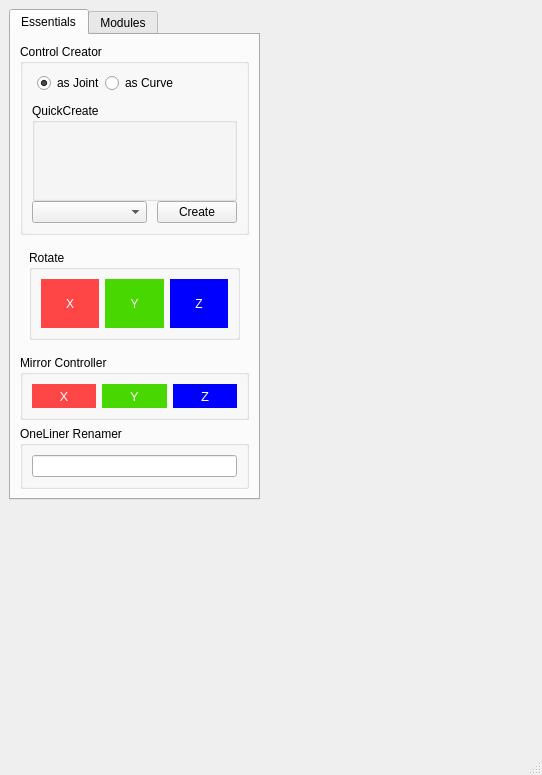
<?xml version="1.0" encoding="UTF-8"?>
<ui version="4.0">
 <class>MainWindow</class>
 <widget class="QMainWindow" name="MainWindow">
  <property name="geometry">
   <rect>
    <x>0</x>
    <y>0</y>
    <width>542</width>
    <height>775</height>
   </rect>
  </property>
  <property name="sizePolicy">
   <sizepolicy hsizetype="MinimumExpanding" vsizetype="MinimumExpanding">
    <horstretch>0</horstretch>
    <verstretch>0</verstretch>
   </sizepolicy>
  </property>
  <property name="focusPolicy">
   <enum>Qt::NoFocus</enum>
  </property>
  <property name="contextMenuPolicy">
   <enum>Qt::DefaultContextMenu</enum>
  </property>
  <property name="acceptDrops">
   <bool>false</bool>
  </property>
  <property name="windowTitle">
   <string>R.U.S.A.K.</string>
  </property>
  <widget class="QWidget" name="centralwidget">
   <widget class="QTabWidget" name="tabWidget">
    <property name="geometry">
     <rect>
      <x>9</x>
      <y>9</y>
      <width>251</width>
      <height>491</height>
     </rect>
    </property>
    <property name="currentIndex">
     <number>0</number>
    </property>
    <widget class="QWidget" name="tab_essential">
     <attribute name="title">
      <string>Essentials</string>
     </attribute>
     <layout class="QVBoxLayout" name="verticalLayout_4">
      <item>
       <widget class="QGroupBox" name="createControlGrp">
        <property name="sizePolicy">
         <sizepolicy hsizetype="Minimum" vsizetype="Fixed">
          <horstretch>0</horstretch>
          <verstretch>0</verstretch>
         </sizepolicy>
        </property>
        <property name="title">
         <string>Control Creator</string>
        </property>
        <layout class="QVBoxLayout" name="verticalLayout_3">
         <item>
          <layout class="QVBoxLayout" name="verticalLayout">
           <property name="spacing">
            <number>0</number>
           </property>
           <property name="sizeConstraint">
            <enum>QLayout::SetDefaultConstraint</enum>
           </property>
           <property name="bottomMargin">
            <number>0</number>
           </property>
           <item>
            <layout class="QVBoxLayout" name="verticalLayout_2">
             <property name="sizeConstraint">
              <enum>QLayout::SetDefaultConstraint</enum>
             </property>
             <item>
              <layout class="QHBoxLayout" name="horizontalLayout" stretch="0,0,0">
               <property name="sizeConstraint">
                <enum>QLayout::SetMinimumSize</enum>
               </property>
               <property name="leftMargin">
                <number>5</number>
               </property>
               <property name="rightMargin">
                <number>20</number>
               </property>
               <property name="bottomMargin">
                <number>10</number>
               </property>
               <item>
                <widget class="QRadioButton" name="asJnt">
                 <property name="sizePolicy">
                  <sizepolicy hsizetype="Fixed" vsizetype="Fixed">
                   <horstretch>0</horstretch>
                   <verstretch>0</verstretch>
                  </sizepolicy>
                 </property>
                 <property name="text">
                  <string>as Joint</string>
                 </property>
                 <property name="checked">
                  <bool>true</bool>
                 </property>
                </widget>
               </item>
               <item>
                <widget class="QRadioButton" name="asCrv">
                 <property name="sizePolicy">
                  <sizepolicy hsizetype="Fixed" vsizetype="Fixed">
                   <horstretch>0</horstretch>
                   <verstretch>0</verstretch>
                  </sizepolicy>
                 </property>
                 <property name="text">
                  <string>as Curve</string>
                 </property>
                </widget>
               </item>
               <item>
                <spacer name="horizontalSpacer">
                 <property name="orientation">
                  <enum>Qt::Horizontal</enum>
                 </property>
                 <property name="sizeType">
                  <enum>QSizePolicy::Minimum</enum>
                 </property>
                 <property name="sizeHint" stdset="0">
                  <size>
                   <width>40</width>
                   <height>10</height>
                  </size>
                 </property>
                </spacer>
               </item>
              </layout>
             </item>
             <item>
              <widget class="QGroupBox" name="groupBox">
               <property name="sizePolicy">
                <sizepolicy hsizetype="Preferred" vsizetype="Fixed">
                 <horstretch>0</horstretch>
                 <verstretch>0</verstretch>
                </sizepolicy>
               </property>
               <property name="title">
                <string>QuickCreate</string>
               </property>
               <layout class="QHBoxLayout" name="horizontalLayout_3">
                <property name="topMargin">
                 <number>20</number>
                </property>
                <property name="bottomMargin">
                 <number>20</number>
                </property>
                <item>
                 <layout class="QGridLayout" name="gridLayout">
                  <property name="sizeConstraint">
                   <enum>QLayout::SetFixedSize</enum>
                  </property>
                  <item row="1" column="1">
                   <widget class="QPushButton" name="shp_CrossArrow">
                    <property name="focusPolicy">
                     <enum>Qt::NoFocus</enum>
                    </property>
                    <property name="contextMenuPolicy">
                     <enum>Qt::DefaultContextMenu</enum>
                    </property>
                    <property name="autoFillBackground">
                     <bool>false</bool>
                    </property>
                    <property name="text">
                     <string/>
                    </property>
                    <property name="icon">
                     <iconset resource="icons/icons.qrc">
                      <normaloff>:/icon/crossArrow.png</normaloff>:/icon/crossArrow.png</iconset>
                    </property>
                    <property name="iconSize">
                     <size>
                      <width>20</width>
                      <height>20</height>
                     </size>
                    </property>
                    <property name="checkable">
                     <bool>false</bool>
                    </property>
                    <property name="checked">
                     <bool>false</bool>
                    </property>
                    <property name="flat">
                     <bool>true</bool>
                    </property>
                   </widget>
                  </item>
                  <item row="1" column="0">
                   <widget class="QPushButton" name="shp_Arrow">
                    <property name="focusPolicy">
                     <enum>Qt::NoFocus</enum>
                    </property>
                    <property name="contextMenuPolicy">
                     <enum>Qt::DefaultContextMenu</enum>
                    </property>
                    <property name="autoFillBackground">
                     <bool>false</bool>
                    </property>
                    <property name="text">
                     <string/>
                    </property>
                    <property name="icon">
                     <iconset resource="icons/icons.qrc">
                      <normaloff>:/icon/arrowDouble.png</normaloff>:/icon/arrowDouble.png</iconset>
                    </property>
                    <property name="iconSize">
                     <size>
                      <width>20</width>
                      <height>20</height>
                     </size>
                    </property>
                    <property name="checkable">
                     <bool>false</bool>
                    </property>
                    <property name="checked">
                     <bool>false</bool>
                    </property>
                    <property name="flat">
                     <bool>true</bool>
                    </property>
                   </widget>
                  </item>
                  <item row="1" column="4">
                   <widget class="QPushButton" name="shp_Needle">
                    <property name="focusPolicy">
                     <enum>Qt::NoFocus</enum>
                    </property>
                    <property name="contextMenuPolicy">
                     <enum>Qt::DefaultContextMenu</enum>
                    </property>
                    <property name="autoFillBackground">
                     <bool>false</bool>
                    </property>
                    <property name="text">
                     <string/>
                    </property>
                    <property name="icon">
                     <iconset resource="icons/icons.qrc">
                      <normaloff>:/icon/needle.png</normaloff>:/icon/needle.png</iconset>
                    </property>
                    <property name="iconSize">
                     <size>
                      <width>20</width>
                      <height>20</height>
                     </size>
                    </property>
                    <property name="checkable">
                     <bool>false</bool>
                    </property>
                    <property name="checked">
                     <bool>false</bool>
                    </property>
                    <property name="flat">
                     <bool>true</bool>
                    </property>
                   </widget>
                  </item>
                  <item row="1" column="2">
                   <widget class="QPushButton" name="shp_ArrowBent">
                    <property name="focusPolicy">
                     <enum>Qt::NoFocus</enum>
                    </property>
                    <property name="contextMenuPolicy">
                     <enum>Qt::DefaultContextMenu</enum>
                    </property>
                    <property name="autoFillBackground">
                     <bool>false</bool>
                    </property>
                    <property name="text">
                     <string/>
                    </property>
                    <property name="icon">
                     <iconset resource="icons/icons.qrc">
                      <normaloff>:/icon/arrowBent.png</normaloff>:/icon/arrowBent.png</iconset>
                    </property>
                    <property name="iconSize">
                     <size>
                      <width>20</width>
                      <height>20</height>
                     </size>
                    </property>
                    <property name="checkable">
                     <bool>false</bool>
                    </property>
                    <property name="checked">
                     <bool>false</bool>
                    </property>
                    <property name="flat">
                     <bool>true</bool>
                    </property>
                   </widget>
                  </item>
                  <item row="1" column="3">
                   <widget class="QPushButton" name="shp_CrossArrowBent">
                    <property name="focusPolicy">
                     <enum>Qt::NoFocus</enum>
                    </property>
                    <property name="contextMenuPolicy">
                     <enum>Qt::DefaultContextMenu</enum>
                    </property>
                    <property name="autoFillBackground">
                     <bool>false</bool>
                    </property>
                    <property name="text">
                     <string/>
                    </property>
                    <property name="icon">
                     <iconset resource="icons/icons.qrc">
                      <normaloff>:/icon/crossArrowBent.png</normaloff>:/icon/crossArrowBent.png</iconset>
                    </property>
                    <property name="iconSize">
                     <size>
                      <width>20</width>
                      <height>20</height>
                     </size>
                    </property>
                    <property name="checkable">
                     <bool>false</bool>
                    </property>
                    <property name="checked">
                     <bool>false</bool>
                    </property>
                    <property name="flat">
                     <bool>true</bool>
                    </property>
                   </widget>
                  </item>
                  <item row="0" column="0">
                   <widget class="QPushButton" name="shp_Circle">
                    <property name="focusPolicy">
                     <enum>Qt::NoFocus</enum>
                    </property>
                    <property name="contextMenuPolicy">
                     <enum>Qt::DefaultContextMenu</enum>
                    </property>
                    <property name="autoFillBackground">
                     <bool>false</bool>
                    </property>
                    <property name="text">
                     <string/>
                    </property>
                    <property name="icon">
                     <iconset resource="icons/icons.qrc">
                      <normaloff>:/icon/circle.png</normaloff>:/icon/circle.png</iconset>
                    </property>
                    <property name="iconSize">
                     <size>
                      <width>20</width>
                      <height>20</height>
                     </size>
                    </property>
                    <property name="checkable">
                     <bool>false</bool>
                    </property>
                    <property name="checked">
                     <bool>false</bool>
                    </property>
                    <property name="flat">
                     <bool>true</bool>
                    </property>
                   </widget>
                  </item>
                  <item row="0" column="1">
                   <widget class="QPushButton" name="shp_Square">
                    <property name="focusPolicy">
                     <enum>Qt::NoFocus</enum>
                    </property>
                    <property name="contextMenuPolicy">
                     <enum>Qt::DefaultContextMenu</enum>
                    </property>
                    <property name="autoFillBackground">
                     <bool>false</bool>
                    </property>
                    <property name="text">
                     <string/>
                    </property>
                    <property name="icon">
                     <iconset resource="icons/icons.qrc">
                      <normaloff>:/icon/square.png</normaloff>:/icon/square.png</iconset>
                    </property>
                    <property name="iconSize">
                     <size>
                      <width>20</width>
                      <height>20</height>
                     </size>
                    </property>
                    <property name="checkable">
                     <bool>false</bool>
                    </property>
                    <property name="checked">
                     <bool>false</bool>
                    </property>
                    <property name="flat">
                     <bool>true</bool>
                    </property>
                   </widget>
                  </item>
                  <item row="0" column="4">
                   <widget class="QPushButton" name="shp_Cross">
                    <property name="focusPolicy">
                     <enum>Qt::NoFocus</enum>
                    </property>
                    <property name="contextMenuPolicy">
                     <enum>Qt::DefaultContextMenu</enum>
                    </property>
                    <property name="autoFillBackground">
                     <bool>false</bool>
                    </property>
                    <property name="text">
                     <string/>
                    </property>
                    <property name="icon">
                     <iconset resource="icons/icons.qrc">
                      <normaloff>:/icon/cross.png</normaloff>:/icon/cross.png</iconset>
                    </property>
                    <property name="iconSize">
                     <size>
                      <width>20</width>
                      <height>20</height>
                     </size>
                    </property>
                    <property name="checkable">
                     <bool>false</bool>
                    </property>
                    <property name="checked">
                     <bool>false</bool>
                    </property>
                    <property name="flat">
                     <bool>true</bool>
                    </property>
                   </widget>
                  </item>
                  <item row="0" column="2">
                   <widget class="QPushButton" name="shp_Sphere">
                    <property name="focusPolicy">
                     <enum>Qt::NoFocus</enum>
                    </property>
                    <property name="contextMenuPolicy">
                     <enum>Qt::DefaultContextMenu</enum>
                    </property>
                    <property name="autoFillBackground">
                     <bool>false</bool>
                    </property>
                    <property name="text">
                     <string/>
                    </property>
                    <property name="icon">
                     <iconset resource="icons/icons.qrc">
                      <normaloff>:/icon/sphere.png</normaloff>:/icon/sphere.png</iconset>
                    </property>
                    <property name="iconSize">
                     <size>
                      <width>20</width>
                      <height>20</height>
                     </size>
                    </property>
                    <property name="checkable">
                     <bool>false</bool>
                    </property>
                    <property name="checked">
                     <bool>false</bool>
                    </property>
                    <property name="flat">
                     <bool>true</bool>
                    </property>
                   </widget>
                  </item>
                  <item row="0" column="3">
                   <widget class="QPushButton" name="shp_Box">
                    <property name="focusPolicy">
                     <enum>Qt::NoFocus</enum>
                    </property>
                    <property name="contextMenuPolicy">
                     <enum>Qt::DefaultContextMenu</enum>
                    </property>
                    <property name="autoFillBackground">
                     <bool>false</bool>
                    </property>
                    <property name="text">
                     <string/>
                    </property>
                    <property name="icon">
                     <iconset resource="icons/icons.qrc">
                      <normaloff>:/icon/box.png</normaloff>:/icon/box.png</iconset>
                    </property>
                    <property name="iconSize">
                     <size>
                      <width>20</width>
                      <height>20</height>
                     </size>
                    </property>
                    <property name="checkable">
                     <bool>false</bool>
                    </property>
                    <property name="checked">
                     <bool>false</bool>
                    </property>
                    <property name="flat">
                     <bool>true</bool>
                    </property>
                   </widget>
                  </item>
                 </layout>
                </item>
               </layout>
              </widget>
             </item>
            </layout>
           </item>
           <item>
            <layout class="QHBoxLayout" name="horizontalLayout_2">
             <property name="spacing">
              <number>10</number>
             </property>
             <property name="sizeConstraint">
              <enum>QLayout::SetDefaultConstraint</enum>
             </property>
             <item>
              <widget class="QComboBox" name="comboBox">
               <property name="sizePolicy">
                <sizepolicy hsizetype="MinimumExpanding" vsizetype="Fixed">
                 <horstretch>0</horstretch>
                 <verstretch>0</verstretch>
                </sizepolicy>
               </property>
               <property name="minimumSize">
                <size>
                 <width>0</width>
                 <height>0</height>
                </size>
               </property>
              </widget>
             </item>
             <item>
              <widget class="QPushButton" name="btn_createCtl">
               <property name="sizePolicy">
                <sizepolicy hsizetype="Minimum" vsizetype="Fixed">
                 <horstretch>0</horstretch>
                 <verstretch>0</verstretch>
                </sizepolicy>
               </property>
               <property name="text">
                <string>Create</string>
               </property>
              </widget>
             </item>
            </layout>
           </item>
          </layout>
         </item>
        </layout>
       </widget>
      </item>
      <item>
       <widget class="QStackedWidget" name="stackedWidget">
        <property name="currentIndex">
         <number>1</number>
        </property>
        <widget class="QWidget" name="page">
         <layout class="QVBoxLayout" name="verticalLayout_7">
          <item>
           <widget class="QGroupBox" name="colorGrp">
            <property name="title">
             <string>Color Picker</string>
            </property>
            <layout class="QGridLayout" name="gridLayout_3">
             <property name="horizontalSpacing">
              <number>1</number>
             </property>
             <property name="bottomMargin">
              <number>9</number>
             </property>
             <item row="0" column="4">
              <widget class="QPushButton" name="col_purple">
               <property name="sizePolicy">
                <sizepolicy hsizetype="Preferred" vsizetype="Fixed">
                 <horstretch>0</horstretch>
                 <verstretch>10</verstretch>
                </sizepolicy>
               </property>
               <property name="minimumSize">
                <size>
                 <width>0</width>
                 <height>15</height>
                </size>
               </property>
               <property name="focusPolicy">
                <enum>Qt::NoFocus</enum>
               </property>
               <property name="styleSheet">
                <string notr="true">background-color: rgb(170, 0, 255);
border: 0px;</string>
               </property>
               <property name="text">
                <string/>
               </property>
              </widget>
             </item>
             <item row="0" column="5">
              <widget class="QPushButton" name="col_yellow">
               <property name="sizePolicy">
                <sizepolicy hsizetype="Preferred" vsizetype="Fixed">
                 <horstretch>0</horstretch>
                 <verstretch>10</verstretch>
                </sizepolicy>
               </property>
               <property name="minimumSize">
                <size>
                 <width>0</width>
                 <height>15</height>
                </size>
               </property>
               <property name="focusPolicy">
                <enum>Qt::NoFocus</enum>
               </property>
               <property name="styleSheet">
                <string notr="true">background-color: rgb(255, 255, 0);
border: 0px;</string>
               </property>
               <property name="text">
                <string/>
               </property>
              </widget>
             </item>
             <item row="0" column="3">
              <widget class="QPushButton" name="col_cyan">
               <property name="sizePolicy">
                <sizepolicy hsizetype="Preferred" vsizetype="Fixed">
                 <horstretch>0</horstretch>
                 <verstretch>10</verstretch>
                </sizepolicy>
               </property>
               <property name="minimumSize">
                <size>
                 <width>0</width>
                 <height>15</height>
                </size>
               </property>
               <property name="styleSheet">
                <string notr="true">background-color: cyan;
border: 0px;</string>
               </property>
               <property name="text">
                <string/>
               </property>
              </widget>
             </item>
             <item row="0" column="1">
              <widget class="QPushButton" name="col_blue">
               <property name="sizePolicy">
                <sizepolicy hsizetype="Preferred" vsizetype="Fixed">
                 <horstretch>0</horstretch>
                 <verstretch>10</verstretch>
                </sizepolicy>
               </property>
               <property name="minimumSize">
                <size>
                 <width>0</width>
                 <height>15</height>
                </size>
               </property>
               <property name="styleSheet">
                <string notr="true">background-color: rgb(0, 85, 255);
border: 0px;</string>
               </property>
               <property name="text">
                <string/>
               </property>
              </widget>
             </item>
             <item row="0" column="2">
              <widget class="QPushButton" name="col_green">
               <property name="sizePolicy">
                <sizepolicy hsizetype="Preferred" vsizetype="Fixed">
                 <horstretch>0</horstretch>
                 <verstretch>10</verstretch>
                </sizepolicy>
               </property>
               <property name="minimumSize">
                <size>
                 <width>0</width>
                 <height>15</height>
                </size>
               </property>
               <property name="focusPolicy">
                <enum>Qt::NoFocus</enum>
               </property>
               <property name="styleSheet">
                <string notr="true">background-color: rgb(0, 255, 0);
border: 0px;</string>
               </property>
               <property name="text">
                <string/>
               </property>
              </widget>
             </item>
             <item row="0" column="0">
              <widget class="QPushButton" name="col_red">
               <property name="sizePolicy">
                <sizepolicy hsizetype="Preferred" vsizetype="Fixed">
                 <horstretch>0</horstretch>
                 <verstretch>10</verstretch>
                </sizepolicy>
               </property>
               <property name="minimumSize">
                <size>
                 <width>0</width>
                 <height>15</height>
                </size>
               </property>
               <property name="focusPolicy">
                <enum>Qt::NoFocus</enum>
               </property>
               <property name="autoFillBackground">
                <bool>false</bool>
               </property>
               <property name="styleSheet">
                <string notr="true">background-color:red;
border: 0px;</string>
               </property>
               <property name="text">
                <string/>
               </property>
               <property name="default">
                <bool>false</bool>
               </property>
               <property name="flat">
                <bool>false</bool>
               </property>
              </widget>
             </item>
             <item row="1" column="1">
              <widget class="QPushButton" name="col_white">
               <property name="sizePolicy">
                <sizepolicy hsizetype="Preferred" vsizetype="Fixed">
                 <horstretch>0</horstretch>
                 <verstretch>10</verstretch>
                </sizepolicy>
               </property>
               <property name="minimumSize">
                <size>
                 <width>0</width>
                 <height>15</height>
                </size>
               </property>
               <property name="styleSheet">
                <string notr="true">background-color: white;
border: 0px;</string>
               </property>
               <property name="text">
                <string/>
               </property>
              </widget>
             </item>
             <item row="1" column="0">
              <widget class="QPushButton" name="col_black">
               <property name="sizePolicy">
                <sizepolicy hsizetype="Preferred" vsizetype="Fixed">
                 <horstretch>0</horstretch>
                 <verstretch>10</verstretch>
                </sizepolicy>
               </property>
               <property name="minimumSize">
                <size>
                 <width>0</width>
                 <height>15</height>
                </size>
               </property>
               <property name="styleSheet">
                <string notr="true">background-color: black;
border: 0px;</string>
               </property>
               <property name="text">
                <string/>
               </property>
              </widget>
             </item>
             <item row="1" column="2">
              <widget class="QPushButton" name="col_blue2">
               <property name="sizePolicy">
                <sizepolicy hsizetype="Preferred" vsizetype="Fixed">
                 <horstretch>0</horstretch>
                 <verstretch>10</verstretch>
                </sizepolicy>
               </property>
               <property name="minimumSize">
                <size>
                 <width>0</width>
                 <height>15</height>
                </size>
               </property>
               <property name="focusPolicy">
                <enum>Qt::NoFocus</enum>
               </property>
               <property name="styleSheet">
                <string notr="true">background-color: blue;
border: 0px;</string>
               </property>
               <property name="text">
                <string/>
               </property>
              </widget>
             </item>
             <item row="1" column="3">
              <widget class="QPushButton" name="col_green2">
               <property name="sizePolicy">
                <sizepolicy hsizetype="Preferred" vsizetype="Fixed">
                 <horstretch>0</horstretch>
                 <verstretch>10</verstretch>
                </sizepolicy>
               </property>
               <property name="minimumSize">
                <size>
                 <width>0</width>
                 <height>15</height>
                </size>
               </property>
               <property name="styleSheet">
                <string notr="true">background-color:rgb(61, 122, 90);
border: 0px;</string>
               </property>
               <property name="text">
                <string/>
               </property>
              </widget>
             </item>
             <item row="1" column="4">
              <widget class="QPushButton" name="col_pink">
               <property name="sizePolicy">
                <sizepolicy hsizetype="Preferred" vsizetype="Fixed">
                 <horstretch>0</horstretch>
                 <verstretch>10</verstretch>
                </sizepolicy>
               </property>
               <property name="minimumSize">
                <size>
                 <width>0</width>
                 <height>15</height>
                </size>
               </property>
               <property name="focusPolicy">
                <enum>Qt::NoFocus</enum>
               </property>
               <property name="styleSheet">
                <string notr="true">background-color:rgb(255, 85, 255);
border: 0px;</string>
               </property>
               <property name="text">
                <string/>
               </property>
              </widget>
             </item>
             <item row="1" column="5">
              <widget class="QPushButton" name="col_brown">
               <property name="sizePolicy">
                <sizepolicy hsizetype="Preferred" vsizetype="Fixed">
                 <horstretch>0</horstretch>
                 <verstretch>10</verstretch>
                </sizepolicy>
               </property>
               <property name="minimumSize">
                <size>
                 <width>0</width>
                 <height>15</height>
                </size>
               </property>
               <property name="styleSheet">
                <string notr="true">background-color: brown;
border: 0px;</string>
               </property>
               <property name="text">
                <string/>
               </property>
              </widget>
             </item>
            </layout>
           </widget>
          </item>
         </layout>
        </widget>
        <widget class="QWidget" name="page_2">
         <layout class="QVBoxLayout" name="verticalLayout_9">
          <item>
           <widget class="QGroupBox" name="rotateGrp">
            <property name="title">
             <string>Rotate</string>
            </property>
            <layout class="QHBoxLayout" name="horizontalLayout_7">
             <item>
              <widget class="QPushButton" name="btn_rotateX">
               <property name="sizePolicy">
                <sizepolicy hsizetype="Minimum" vsizetype="Minimum">
                 <horstretch>0</horstretch>
                 <verstretch>0</verstretch>
                </sizepolicy>
               </property>
               <property name="minimumSize">
                <size>
                 <width>0</width>
                 <height>26</height>
                </size>
               </property>
               <property name="styleSheet">
                <string notr="true">background-color: rgb(255, 70, 70);
color: white;
border: 0px;</string>
               </property>
               <property name="text">
                <string>X</string>
               </property>
              </widget>
             </item>
             <item>
              <widget class="QPushButton" name="btn_rotateY">
               <property name="sizePolicy">
                <sizepolicy hsizetype="Minimum" vsizetype="Minimum">
                 <horstretch>0</horstretch>
                 <verstretch>0</verstretch>
                </sizepolicy>
               </property>
               <property name="minimumSize">
                <size>
                 <width>0</width>
                 <height>26</height>
                </size>
               </property>
               <property name="styleSheet">
                <string notr="true">background-color: rgb(72, 216, 0);
color: white;
border: 0px;</string>
               </property>
               <property name="text">
                <string>Y</string>
               </property>
              </widget>
             </item>
             <item>
              <widget class="QPushButton" name="btn_rotateZ">
               <property name="sizePolicy">
                <sizepolicy hsizetype="Minimum" vsizetype="Minimum">
                 <horstretch>0</horstretch>
                 <verstretch>0</verstretch>
                </sizepolicy>
               </property>
               <property name="minimumSize">
                <size>
                 <width>0</width>
                 <height>26</height>
                </size>
               </property>
               <property name="styleSheet">
                <string notr="true">background-color: blue;
color: white;
border: 0px;</string>
               </property>
               <property name="text">
                <string>Z</string>
               </property>
              </widget>
             </item>
            </layout>
           </widget>
          </item>
         </layout>
        </widget>
        <widget class="QWidget" name="page_3">
         <layout class="QVBoxLayout" name="verticalLayout_10">
          <item>
           <widget class="QGroupBox" name="resizeGrp">
            <property name="title">
             <string>Resize</string>
            </property>
            <layout class="QVBoxLayout" name="verticalLayout_5">
             <item>
              <layout class="QHBoxLayout" name="horizontalLayout_4">
               <item>
                <widget class="QCheckBox" name="sizeX">
                 <property name="text">
                  <string>X</string>
                 </property>
                 <property name="checked">
                  <bool>true</bool>
                 </property>
                </widget>
               </item>
               <item>
                <widget class="QCheckBox" name="sizeY">
                 <property name="text">
                  <string>Y</string>
                 </property>
                 <property name="checked">
                  <bool>true</bool>
                 </property>
                </widget>
               </item>
               <item>
                <widget class="QCheckBox" name="sizeZ">
                 <property name="text">
                  <string>Z</string>
                 </property>
                 <property name="checked">
                  <bool>true</bool>
                 </property>
                </widget>
               </item>
              </layout>
             </item>
             <item>
              <layout class="QHBoxLayout" name="horizontalLayout_5">
               <item>
                <widget class="QLabel" name="label_resizeStep">
                 <property name="sizePolicy">
                  <sizepolicy hsizetype="Fixed" vsizetype="Preferred">
                   <horstretch>0</horstretch>
                   <verstretch>0</verstretch>
                  </sizepolicy>
                 </property>
                 <property name="text">
                  <string>Step: </string>
                 </property>
                </widget>
               </item>
               <item>
                <widget class="QDoubleSpinBox" name="doubleSpinBox">
                 <property name="decimals">
                  <number>1</number>
                 </property>
                 <property name="singleStep">
                  <double>0.200000000000000</double>
                 </property>
                 <property name="value">
                  <double>1.200000000000000</double>
                 </property>
                </widget>
               </item>
               <item>
                <widget class="QPushButton" name="btn_resize">
                 <property name="text">
                  <string>Resize</string>
                 </property>
                </widget>
               </item>
              </layout>
             </item>
            </layout>
           </widget>
          </item>
         </layout>
        </widget>
       </widget>
      </item>
      <item>
       <widget class="QGroupBox" name="mirrorGrp">
        <property name="title">
         <string>Mirror Controller</string>
        </property>
        <layout class="QHBoxLayout" name="horizontalLayout_6">
         <item>
          <widget class="QPushButton" name="btnMirrorX">
           <property name="sizePolicy">
            <sizepolicy hsizetype="Minimum" vsizetype="Minimum">
             <horstretch>0</horstretch>
             <verstretch>0</verstretch>
            </sizepolicy>
           </property>
           <property name="minimumSize">
            <size>
             <width>0</width>
             <height>24</height>
            </size>
           </property>
           <property name="font">
            <font>
             <family>Arial</family>
             <pointsize>10</pointsize>
             <weight>50</weight>
             <bold>false</bold>
            </font>
           </property>
           <property name="styleSheet">
            <string notr="true">background-color: rgb(255, 70, 70);
color: white;
border: 0px;</string>
           </property>
           <property name="text">
            <string>X</string>
           </property>
          </widget>
         </item>
         <item>
          <widget class="QPushButton" name="btn_mirrorY">
           <property name="sizePolicy">
            <sizepolicy hsizetype="Minimum" vsizetype="Minimum">
             <horstretch>0</horstretch>
             <verstretch>0</verstretch>
            </sizepolicy>
           </property>
           <property name="minimumSize">
            <size>
             <width>0</width>
             <height>24</height>
            </size>
           </property>
           <property name="font">
            <font>
             <family>Arial</family>
             <pointsize>10</pointsize>
             <weight>50</weight>
             <bold>false</bold>
            </font>
           </property>
           <property name="styleSheet">
            <string notr="true">background-color: rgb(72, 216, 0);
color: white;
border: 0px;</string>
           </property>
           <property name="text">
            <string>Y</string>
           </property>
          </widget>
         </item>
         <item>
          <widget class="QPushButton" name="btn_mirrorZ">
           <property name="sizePolicy">
            <sizepolicy hsizetype="Minimum" vsizetype="Minimum">
             <horstretch>0</horstretch>
             <verstretch>0</verstretch>
            </sizepolicy>
           </property>
           <property name="minimumSize">
            <size>
             <width>0</width>
             <height>24</height>
            </size>
           </property>
           <property name="font">
            <font>
             <family>Arial</family>
             <pointsize>10</pointsize>
             <weight>50</weight>
             <bold>false</bold>
            </font>
           </property>
           <property name="styleSheet">
            <string notr="true">background-color: blue;
color: white;
border: 0px;</string>
           </property>
           <property name="text">
            <string>Z</string>
           </property>
          </widget>
         </item>
        </layout>
       </widget>
      </item>
      <item>
       <widget class="QGroupBox" name="oneLinerGrp">
        <property name="title">
         <string>OneLiner Renamer</string>
        </property>
        <layout class="QVBoxLayout" name="verticalLayout_6">
         <item>
          <widget class="QLineEdit" name="oneLinerEdit"/>
         </item>
        </layout>
       </widget>
      </item>
     </layout>
     <zorder>createControlGrp</zorder>
     <zorder>createControlGrp</zorder>
     <zorder>mirrorGrp</zorder>
     <zorder>oneLinerGrp</zorder>
     <zorder>stackedWidget</zorder>
    </widget>
    <widget class="QWidget" name="tab_mod">
     <attribute name="title">
      <string>Modules</string>
     </attribute>
     <layout class="QVBoxLayout" name="verticalLayout_8">
      <item>
       <layout class="QHBoxLayout" name="horizontalLayout_8">
        <property name="leftMargin">
         <number>10</number>
        </property>
        <property name="rightMargin">
         <number>10</number>
        </property>
        <item>
         <widget class="QLabel" name="text_mod">
          <property name="sizePolicy">
           <sizepolicy hsizetype="Minimum" vsizetype="Preferred">
            <horstretch>0</horstretch>
            <verstretch>0</verstretch>
           </sizepolicy>
          </property>
          <property name="minimumSize">
           <size>
            <width>50</width>
            <height>0</height>
           </size>
          </property>
          <property name="text">
           <string>Module:</string>
          </property>
         </widget>
        </item>
        <item>
         <widget class="QComboBox" name="combo_mod">
          <property name="minimumSize">
           <size>
            <width>150</width>
            <height>0</height>
           </size>
          </property>
         </widget>
        </item>
       </layout>
      </item>
      <item>
       <widget class="QWidget" name="widget" native="true">
        <property name="minimumSize">
         <size>
          <width>0</width>
          <height>500</height>
         </size>
        </property>
       </widget>
      </item>
     </layout>
    </widget>
   </widget>
  </widget>
  <widget class="QMenuBar" name="menubar">
   <property name="geometry">
    <rect>
     <x>0</x>
     <y>0</y>
     <width>542</width>
     <height>21</height>
    </rect>
   </property>
  </widget>
  <widget class="QStatusBar" name="statusbar"/>
 </widget>
 <resources>
  <include location="icons/icons.qrc"/>
 </resources>
 <connections/>
</ui>
